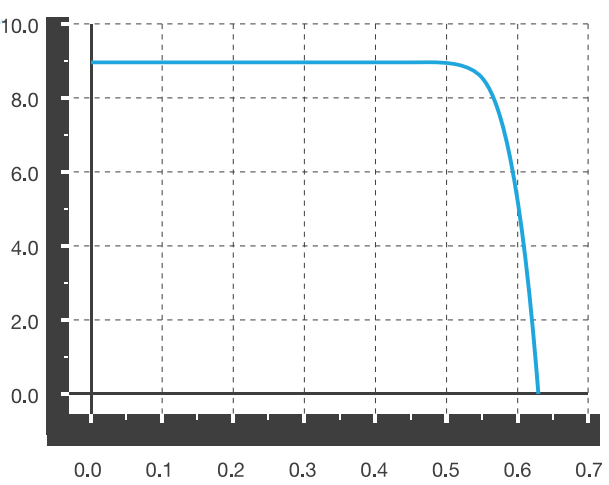
#> input picture doc/simulations/jac--m5sf-2/jac--m6sf-3--iv-curve--2.png, 609 x 485 px
$ python analyse.py
#> lines starting #> are read from the running program, lines starting #| are printed output that depends on the picture
#!/usr/bin/env python3

import pylab as plt
import numpy as np

# Read image from disk and filter all grayscale
im = plt.imread("jac--m6sf-3--iv-curve--2.png")[:,:,:3]
#> im is the input picture: shape (485, 609, 3) float32; mean R, G, B 0.907, 0.912, 0.914
im -= im.mean(axis=2).reshape(im.shape[0], im.shape[1], 1).repeat(3,axis=2)
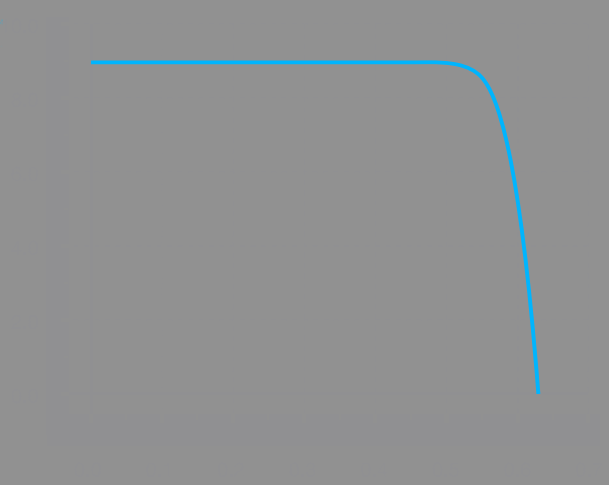
#> im: shape (485, 609, 3) float32; mean R, G, B -0.00409, 0.000822, 0.00327; drawn with min black and max white
im_maxnorm = im.max(axis=2)
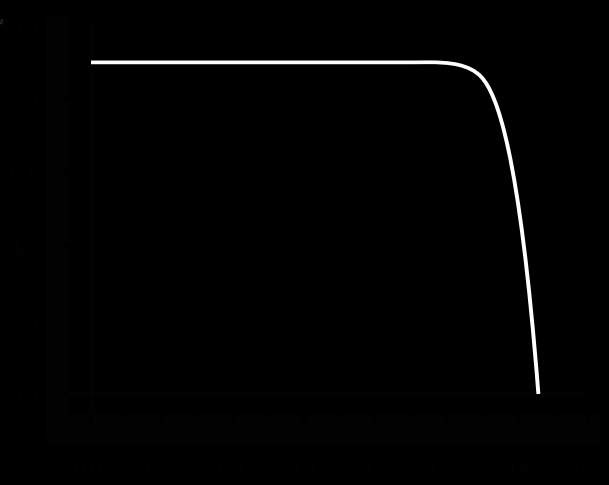
#> im_maxnorm: shape (485, 609) float32; min -5.96e-08, max 0.32, mean 0.00327; drawn with min black and max white

# Find y-position of remaining line
ypos = np.ones((im.shape[1])) * np.nan
for i in range(im_maxnorm.shape[1]):
    if im_maxnorm[:,i].max()<0.01:
        continue
    ypos[i] = np.argmax(im_maxnorm[:,i])

# Pick only values that are set
ys = 1-ypos[np.isfinite(ypos)]
#> ys = 453 values, max -19 at index 1, min -392 at index 452, mean -76.32
# Normalize to 0,1
ys -= ys.min()
#> ys = 453 values, max 373 at index 1, min 0 at index 452, mean 315.7
#ys /= ys.max()

# Create x values
xs = np.linspace(0,0.64,ys.shape[0])
#> xs = 453 values from 0 to 0.64
#print(xs)
#print(ys)

# Create plot of both
# read and filtered image and
# data extracted
plt.figure(figsize=(4,8))
plt.subplot(211)
plt.imshow(im_maxnorm)
#plt.subplot(212, aspect="equal")
plt.subplot(212)
plt.plot(xs,ys)
plt.show()
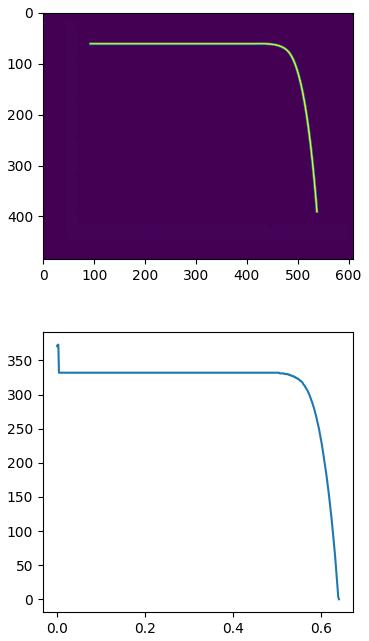
#> figure drawn by matplotlib, 2 panels; panel 2: curve peaks at x = 0.00142, y = 373
